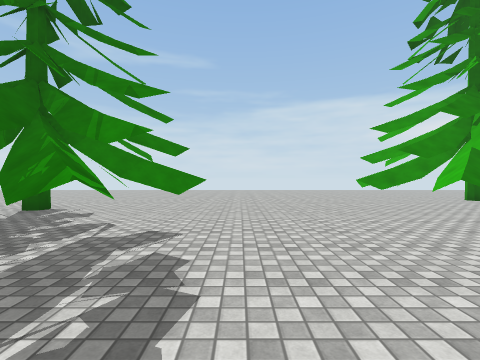
View 1 (above)

17 first-person views from a walk through a 3-D level made in the Unity game engine. The camera is 1.3 m above the floor, looks level and sees 85° across. The floor is counted in squares, 2 m on a side. Each view is taken from the middle of a square. On the plan, view 1 faces up. The plan holds only what a view shows up to about 9 squares ahead; the rest is blank. The place goes on beyond the plan. Some surface patterns are stand-ins.

View 2
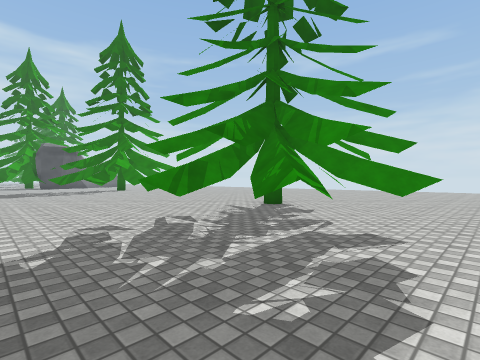

View 3
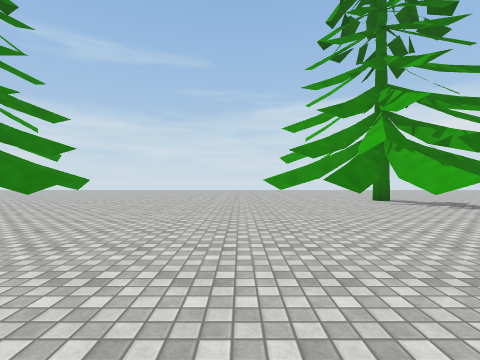

View 4
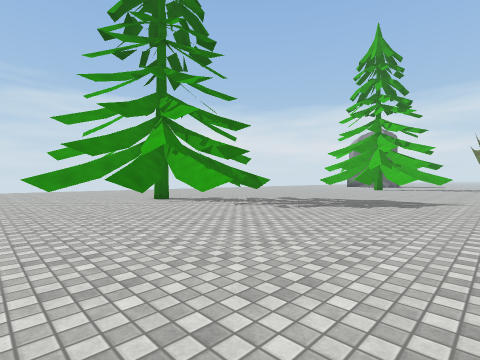

View 5
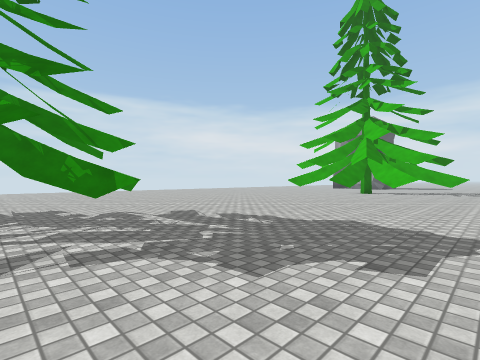

View 6
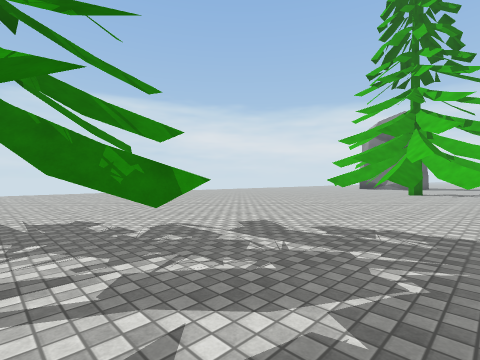

View 7
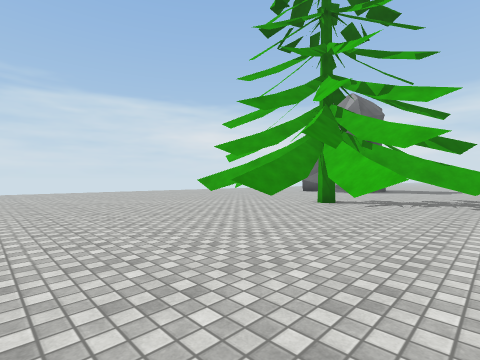

View 8
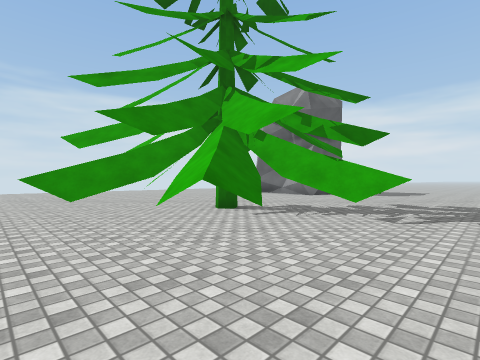

View 9
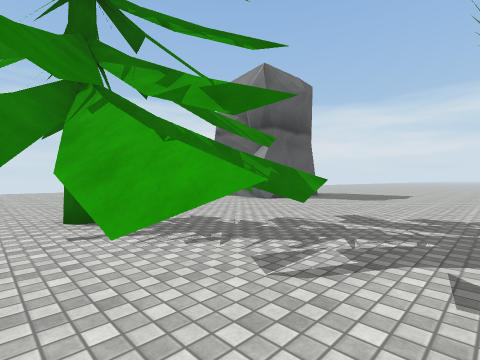

View 10
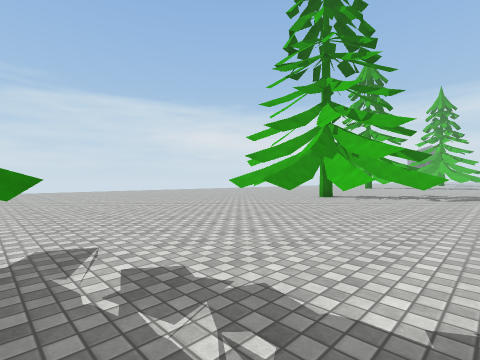

View 11
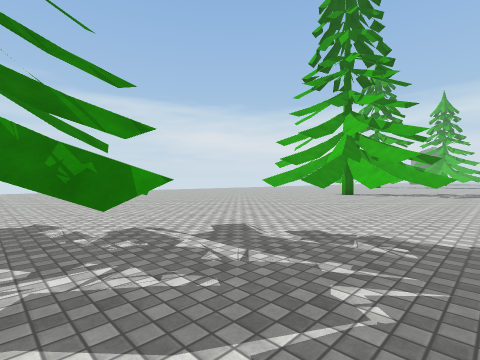

View 12
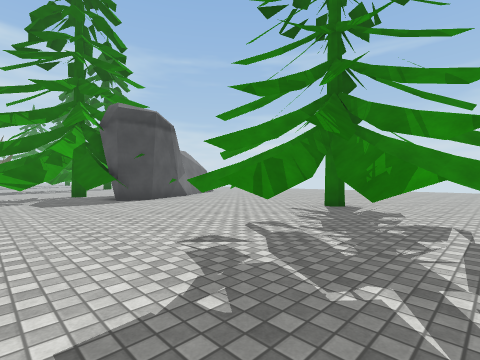

View 13
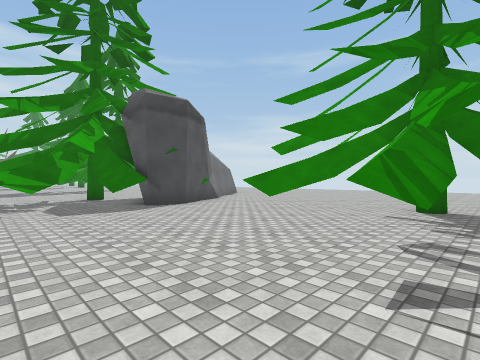

View 14
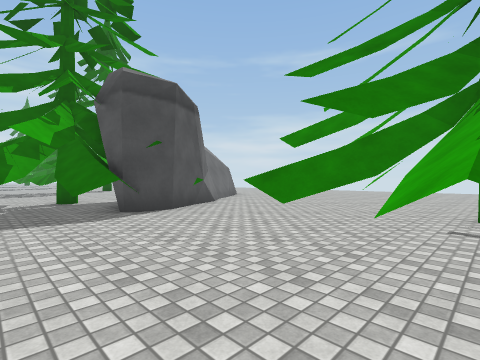

View 15
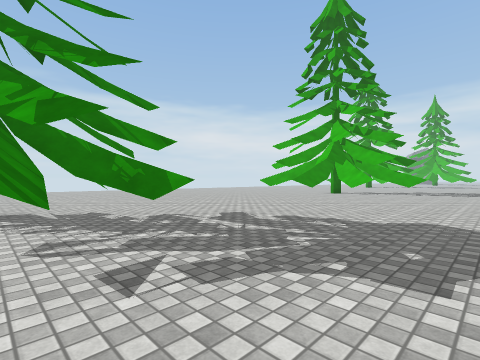

View 16
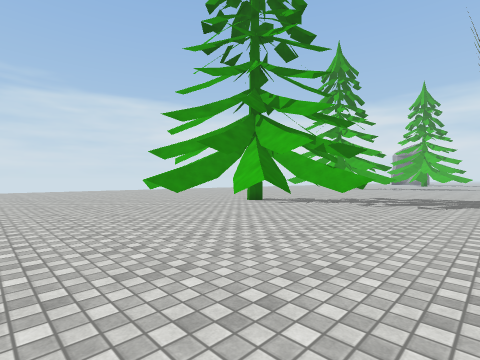

View 17
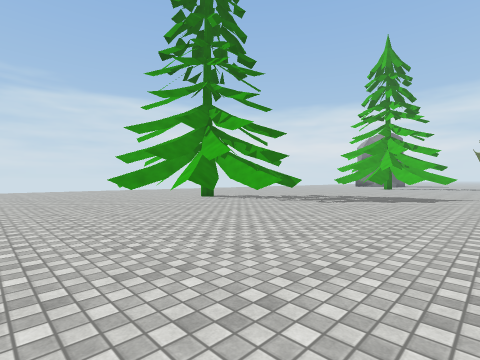

### Floor plan
Key: @ floor where view 1 was taken; # wall or solid block; . floor; O other object.
Columns run from 24 left of view 1 to 26 right of it. Each row starts with its distance up from view 1.
  6 #...O.....O.....OOO##OOO.....OOOOOO.......O..... ..
  5  O...O...O.......#OO OO........O..........OO.#..O..
  4  #...O.OOO.......OOOOO#....................OO..O...
  3 .OO....O...........OO......................O.O.O...
  2 .............................................O.....
  1 .O.................................................
  0 OO............    ......@............

Where each view was taken, in squares from view 1:
view 1: 0 up, 0 right, facing up
view 2: 0 up, 0 right, facing up-left
view 3: 0 up, 3 right, facing up
view 4: 0 up, 3 right, facing up-right
view 5: 1 up, 8 right, facing up-right
view 6: 3 up, 8 right, facing up-right
view 7: 2 up, 14 right, facing up-right
view 8: 1 up, 17 right, facing up-right
view 9: 1 up, 20 right, facing up-right
view 10: 1 up, 14 left, facing up-right
view 11: 1 up, 16 left, facing up-right
view 12: 0 up, 14 left, facing up-left
view 13: 0 up, 16 left, facing up-left
view 14: 1 up, 17 left, facing up-left
view 15: 0 up, 17 left, facing up-right
view 16: 0 up, 11 left, facing up-right
view 17: 0 up, 1 right, facing up-right
